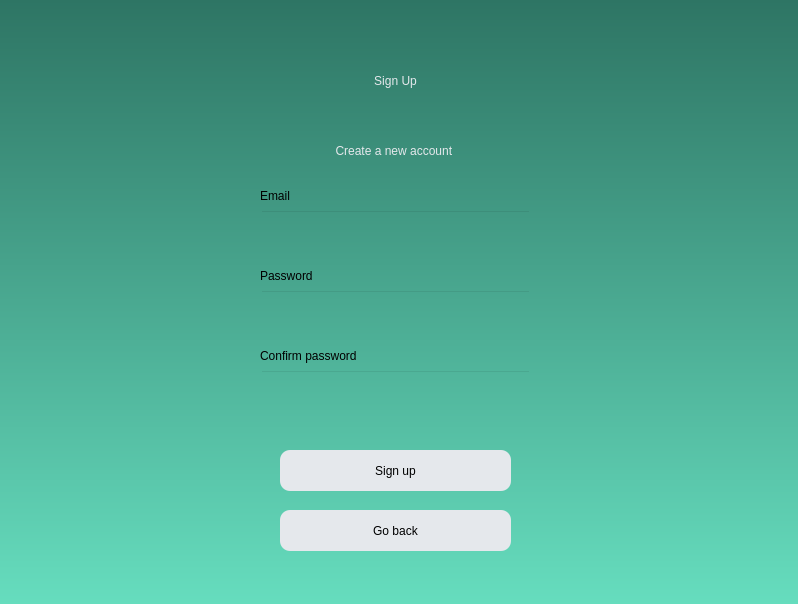
<?xml version="1.0" encoding="UTF-8"?>
<ui version="4.0">
 <class>Dialog</class>
 <widget class="QDialog" name="Dialog">
  <property name="geometry">
   <rect>
    <x>0</x>
    <y>0</y>
    <width>798</width>
    <height>604</height>
   </rect>
  </property>
  <property name="windowTitle">
   <string>Dialog</string>
  </property>
  <property name="styleSheet">
   <string notr="true">QDialog{
background-color: qlineargradient(spread:pad, x1:0, y1:0, x2:0, y2:1, stop:0 rgba(46, 117, 100, 255), stop:1 rgba(102, 221, 190, 255))}</string>
  </property>
  <widget class="QPushButton" name="create_btn">
   <property name="geometry">
    <rect>
     <x>280</x>
     <y>450</y>
     <width>231</width>
     <height>41</height>
    </rect>
   </property>
   <property name="styleSheet">
    <string notr="true">border-radius:10px;
background-color: rgb(229, 232, 236);

font: 14pt &quot;Century Gothic&quot;;
</string>
   </property>
   <property name="text">
    <string>Sign up</string>
   </property>
  </widget>
  <widget class="QPushButton" name="goback_btn">
   <property name="geometry">
    <rect>
     <x>280</x>
     <y>510</y>
     <width>231</width>
     <height>41</height>
    </rect>
   </property>
   <property name="styleSheet">
    <string notr="true">border-radius:10px;
background-color: rgb(229, 232, 236);

font: 14pt &quot;Century Gothic&quot;;
</string>
   </property>
   <property name="text">
    <string>Go back</string>
   </property>
  </widget>
  <widget class="QLineEdit" name="Email_line">
   <property name="geometry">
    <rect>
     <x>260</x>
     <y>210</y>
     <width>271</width>
     <height>41</height>
    </rect>
   </property>
   <property name="styleSheet">
    <string notr="true">background-color:rgba(0,0,0,0);
font: 12pt &quot;MS Shell Dlg 2&quot;;</string>
   </property>
  </widget>
  <widget class="QLabel" name="label_2">
   <property name="geometry">
    <rect>
     <x>270</x>
     <y>130</y>
     <width>251</width>
     <height>41</height>
    </rect>
   </property>
   <property name="styleSheet">
    <string notr="true">font: 15pt &quot;Century Gothic&quot;;
color: rgb(229, 232, 236);</string>
   </property>
   <property name="text">
    <string>Create a new account </string>
   </property>
   <property name="alignment">
    <set>Qt::AlignCenter</set>
   </property>
  </widget>
  <widget class="QLabel" name="label_5">
   <property name="geometry">
    <rect>
     <x>260</x>
     <y>340</y>
     <width>151</width>
     <height>31</height>
    </rect>
   </property>
   <property name="styleSheet">
    <string notr="true">font: 11pt &quot;Century Gothic&quot;;</string>
   </property>
   <property name="text">
    <string>Confirm password</string>
   </property>
  </widget>
  <widget class="QLabel" name="label_invalid_line">
   <property name="geometry">
    <rect>
     <x>280</x>
     <y>420</y>
     <width>231</width>
     <height>21</height>
    </rect>
   </property>
   <property name="styleSheet">
    <string notr="true">font: 14pt &quot;Century Gothic&quot;; color:red;</string>
   </property>
   <property name="text">
    <string/>
   </property>
   <property name="alignment">
    <set>Qt::AlignCenter</set>
   </property>
  </widget>
  <widget class="QLabel" name="label">
   <property name="geometry">
    <rect>
     <x>290</x>
     <y>30</y>
     <width>211</width>
     <height>101</height>
    </rect>
   </property>
   <property name="styleSheet">
    <string notr="true">font: 36pt &quot;Century Gothic&quot;;
color: rgb(229, 232, 236);
</string>
   </property>
   <property name="text">
    <string>Sign Up</string>
   </property>
   <property name="alignment">
    <set>Qt::AlignCenter</set>
   </property>
  </widget>
  <widget class="QLineEdit" name="Password_line">
   <property name="geometry">
    <rect>
     <x>260</x>
     <y>290</y>
     <width>271</width>
     <height>41</height>
    </rect>
   </property>
   <property name="styleSheet">
    <string notr="true">background-color:rgba(0,0,0,0);
font: 12pt &quot;MS Shell Dlg 2&quot;;</string>
   </property>
  </widget>
  <widget class="QLabel" name="label_4">
   <property name="geometry">
    <rect>
     <x>260</x>
     <y>260</y>
     <width>111</width>
     <height>31</height>
    </rect>
   </property>
   <property name="styleSheet">
    <string notr="true">font: 11pt &quot;Century Gothic&quot;;</string>
   </property>
   <property name="text">
    <string>Password</string>
   </property>
  </widget>
  <widget class="QLabel" name="label_3">
   <property name="geometry">
    <rect>
     <x>260</x>
     <y>180</y>
     <width>71</width>
     <height>31</height>
    </rect>
   </property>
   <property name="styleSheet">
    <string notr="true">font: 11pt &quot;Century Gothic&quot;;</string>
   </property>
   <property name="text">
    <string>Email</string>
   </property>
  </widget>
  <widget class="QLineEdit" name="Password_confirm">
   <property name="geometry">
    <rect>
     <x>260</x>
     <y>370</y>
     <width>271</width>
     <height>41</height>
    </rect>
   </property>
   <property name="styleSheet">
    <string notr="true">background-color:rgba(0,0,0,0);
font: 12pt &quot;MS Shell Dlg 2&quot;;</string>
   </property>
  </widget>
 </widget>
 <resources/>
 <connections/>
</ui>
